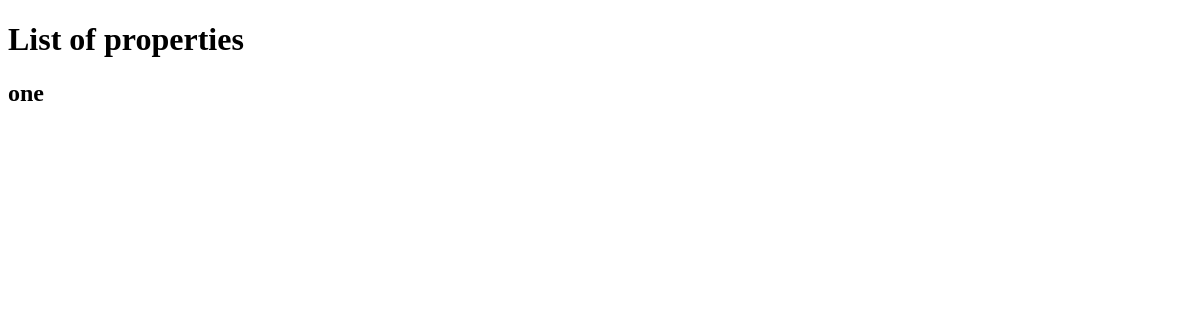
The app's page /beta/propertyList, older data.
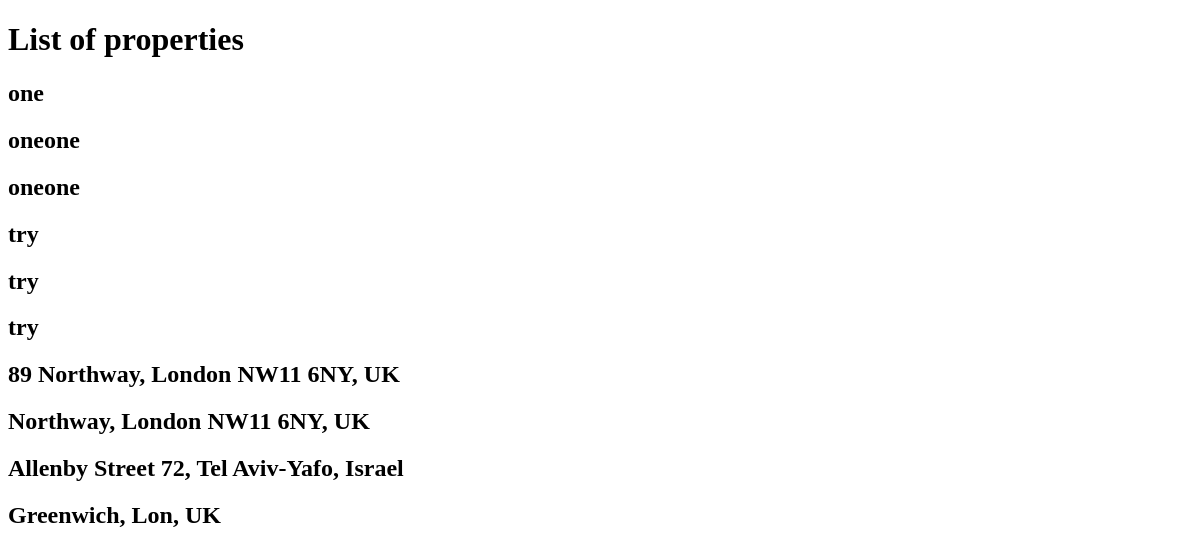
The same page, newer data.
### beta/models.py (models this page shows, shortened)
class Property(models.Model):
    fullAddress = models.CharField(
        unique=True, max_length=255, default="", blank=True)
    address = models.CharField(unique=False, max_length=255)
    PROPERTY_TYPE_CHOICES = [
        ("house", "house"), ("flat", "flat"), ("other", "other")]
    propertyType = models.CharField(
        choices=PROPERTY_TYPE_CHOICES, default="flat", help_text='Is the property a house or flat?', max_length=255)
    aptNumber = models.PositiveIntegerField(default=0)
    hashId = models.UUIDField(default=uuid.uuid4, editable=False)

### beta/views.py (the view)
# urls.py: path('propertyList', views.propertyList, name='propertyList'),
def propertyList(request):
    properties = Property.objects.all()
    context = {'properties': properties}
    return render(request, 'propertyList.html', context=context)

### templates/propertyList.html
<!DOCTYPE html>
<html>
<body>
    <h1>List of properties</h1>
    {% for property in properties %}
    <h2>{{property.address}}</h2>
    {% endfor %}
</body>
</html>

Row changes from the older to the newer data that the page shows:
added Property: address "oneone"
added Property: address "oneone"
added Property: address "try"
added Property: address "try"
added Property: address "try"
added Property: address "89 Northway, London NW11 6NY, UK"
added Property: address "Northway, London NW11 6NY, UK"
added Property: address "Allenby Street 72, Tel Aviv-Yafo, Israel"
added Property: address "Greenwich, Lon, UK"
